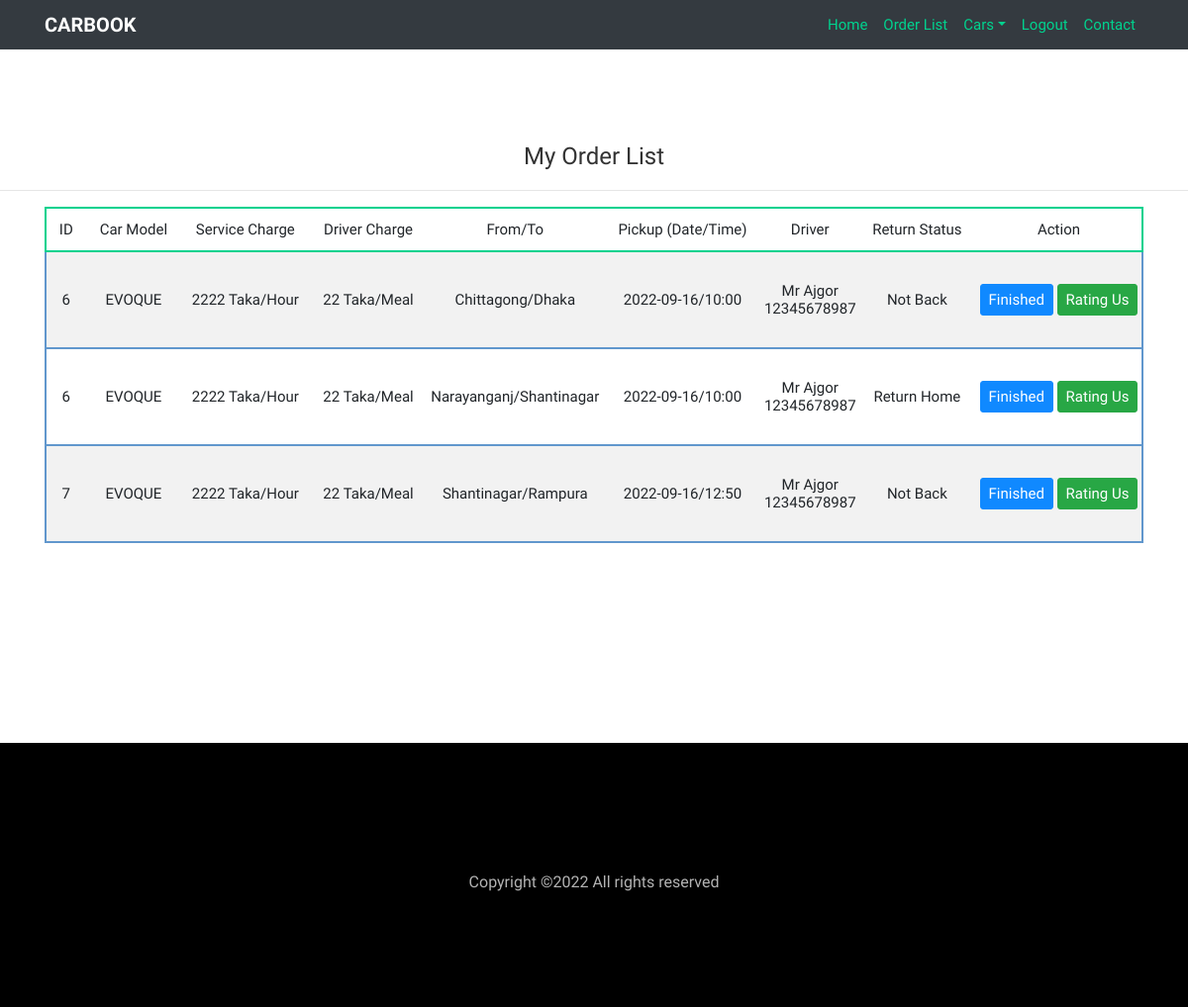
/orderlist.php (signed in), run on the app's committed database.
### tables this page shows
CREATE TABLE `orders` (
  `Oid` int(11) NOT NULL,
  `car_id` int(11) NOT NULL,
  `user_id` int(11) NOT NULL,
  `driver_id` int(11) DEFAULT NULL,
  `pickup_location` text NOT NULL,
  `dropup_location` text NOT NULL,
  `date` varchar(191) NOT NULL,
  `time` varchar(191) NOT NULL,
  `trip_loop` tinyint(4) NOT NULL,
  `payment_status` tinyint(4) NOT NULL DEFAULT 0,
  `status` tinyint(4) NOT NULL,
  `created_at` timestamp NOT NULL DEFAULT current_timestamp(),
  `finished_at` timestamp NULL DEFAULT NULL
);

CREATE TABLE `cars` (
  `id` int(11) NOT NULL,
  `cat_id` int(11) NOT NULL,
  `name` varchar(200) NOT NULL,
  `model` varchar(200) NOT NULL,
  `mileage` varchar(200) NOT NULL,
  `seats` int(11) NOT NULL,
  `fuel` varchar(200) NOT NULL,
  `service_charge` varchar(200) NOT NULL,
  `driver_food_charge` varchar(200) NOT NULL,
  `description` text NOT NULL,
  `image` varchar(155) NOT NULL,
  `transmission` varchar(155) NOT NULL DEFAULT 'Manual',
  `airconditions` tinytext NOT NULL,
  `child_seat` tinytext NOT NULL,
  `gps` tinyint(4) NOT NULL,
  `luggage` tinytext NOT NULL,
  `music` tinytext NOT NULL,
  `seat_belt` tinyint(4) NOT NULL,
  `sleeping_bed` tinyint(4) NOT NULL,
  `water` tinyint(4) NOT NULL,
  `bluetooth` tinyint(4) NOT NULL,
  `onboard_computer` tinyint(4) NOT NULL,
  `audio_input` tinyint(4) NOT NULL,
  `long_term_trips` tinyint(4) NOT NULL,
  `car_kit` tinyint(4) NOT NULL,
  `remote_central_locking` tinyint(4) NOT NULL,
  `climate_control` tinyint(4) NOT NULL,
  `flag` tinyint(4) NOT NULL,
  `created_at` timestamp NOT NULL DEFAULT current_timestamp()
);

CREATE TABLE `drivers` (
  `driver_id` int(11) NOT NULL,
  `driver_name` varchar(191) NOT NULL,
  `driver_phone` varchar(191) NOT NULL,
  `driver_license` varchar(255) NOT NULL,
  `driver_address` text NOT NULL,
  `is_active` tinyint(4) NOT NULL DEFAULT 0,
  `join_at` timestamp NOT NULL DEFAULT current_timestamp(),
  `flag` tinyint(4) NOT NULL DEFAULT 0
);

### orderlist.php (the view, shortened to what this page needs)
<?php include 'header.php';
?>
<section class="ftco-section contact-section">
    <h4 class="d-flex justify-content-center">My Order List</h4>
    <hr>
    <div class="container">
        <div class="row d-flex mb-5 contact-info">
            <div class="col-md-12 block-9 mb-md-5">
                <table class="table table-striped" id="datatablesSimple">
                    <thead>
                        <tr style="border: 2px solid #01d28e; text-align:center;">
                            <th>ID</th>
                            <th>Car Model</th>
                            <th>Service Charge</th>
                            <th>Driver Charge</th>
                            <th>From/To</th>
                            <th>Pickup (Date/Time)</th>
                            <th>Driver</th>
                            <th>Return Status</th>
                            <th>Action</th>
                        </tr>
                    </thead>
                    <tbody style="margin-top: 10px;">
                        <?php
                        $user_id = $_SESSION['id'];
                        $query = "SELECT * FROM orders LEFT JOIN cars
                        ON cars.id = orders.car_id LEFT JOIN drivers
                        ON orders.driver_id = drivers.driver_id
                        where orders.user_id=$user_id Order By orders.status asc";
                        $result = $con->query($query);
                        if ($result->num_rows > 0) {
                            foreach ($result as $key => $value) {
                        ?>
                                <tr style="border: 2px solid #6197cd; text-align:center;">
                                    <td><?php echo $value['id']; ?></td>
                                    <td><?php echo $value['model']; ?></td>
                                    <td><?php echo $value['service_charge']; ?> Taka/Hour</td>
                                    <td><?php echo $value['driver_food_charge']; ?> Taka/Meal</td>
                                    <td><?php echo $value['pickup_location']; ?>/<?php echo $value['dropup_location']; ?></td>
                                    <td><?php echo $value['date']; ?>/<?php echo $value['time']; ?></td>
                                    <td>
                                        <?php echo $value['driver_name'] . "<br>" . $value['driver_phone']; ?>
                                    </td>
                                    <td>
                                        <?php
                                        if ($value['trip_loop'] == 0) {
                                            echo "Not Back";
                                        } elseif ($value['trip_loop'] == 1) {
                                            echo "Return Home";
                                        } else {
                                            echo "Something went wrong";
                                        }
                                        ?>
                                    </td>
                                    <td>
                                        <?php
                                        if ($value['status'] == 0) {
                                            echo "<button class='btn btn-primary btn-sm'>Pending</button>"; ?>
                                            <a href="?delid=<?php echo $value['Oid']; ?>" class="btn btn-danger btn-sm">Cancel</a>
                                        <?php } elseif ($value['status'] == 1) {
                                            echo "<button class='btn btn-primary btn-sm'>Running</button>";
                                        ?>
                                            <a href="?confirmid=<?php echo $value['Oid']; ?>" class="btn btn-info btn-sm">Finish</a>
                                        <?php } else {
                                            echo "<button class='btn btn-primary btn-sm'>Finished</button>"; ?>
                                            <a href="car-single.php?carid=<?php echo $value['car_id']; ?>" class="btn btn-success btn-sm">Rating Us</a>
                                        <?php } ?>
                                    </td>
                                </tr>
                        <?php }
                        } ?>
                    </tbody>
                </table>
            </div>
        </div>
    </div>
</section>
<?php include 'footer.php'; ?>

### orderlist.php (style rules this page uses)
.table thead th { border-bottom: 2px solid #01d28e !important; border-radius: 10px !important; }
body { background-color: #fff; margin: 0; padding: 0; font-family: 'Oxygen', sans-serif; color: #444; font-size: 15px; line-height: 18px; font-weight: 300; }

### data on the page
orders: car "6", car.model "EVOQUE", car.service_charge "2222", car.driver_food_charge "22", pickup_location "Chittagong", dropup_location "Dhaka", date "2022-09-16", time "10:00", driver.driver_name "Mr Ajgor", driver.driver_phone "12345678987", trip_loop "Not Back"
orders: car "6", car.model "EVOQUE", car.service_charge "2222", car.driver_food_charge "22", pickup_location "Narayanganj", dropup_location "Shantinagar", date "2022-09-16", time "10:00", driver.driver_name "Mr Ajgor", driver.driver_phone "12345678987", trip_loop "Return Home"
orders: car "7", car.model "EVOQUE", car.service_charge "2222", car.driver_food_charge "22", pickup_location "Shantinagar", dropup_location "Rampura", date "2022-09-16", time "12:50", driver.driver_name "Mr Ajgor", driver.driver_phone "12345678987", trip_loop "Not Back"
